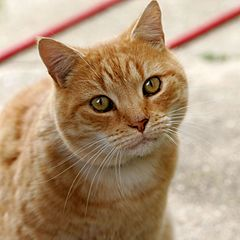
#> input picture Python Course /opencv/Cat03.jpg, 240 x 240 px
$ python teshomology.py
#> lines starting #> are read from the running program, lines starting #| are printed output that depends on the picture; after the words box and inside, x2 and y2 are one past the last pixel; in counts of white or black regions, pixels touching at a corner belong together
import cv2
import numpy as np

# อ่านภาพ
image = cv2.imread('Cat03.jpg')
#> image is the input picture: shape (240, 240, 3); mean B, G, R 120.7, 148.8, 175.8

# แปลงภาพเป็น grayscale
gray_image = cv2.cvtColor(image, cv2.COLOR_BGR2GRAY)
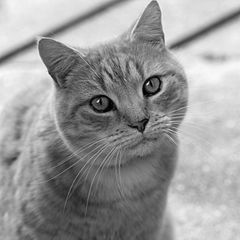
#> gray_image: shape (240, 240); min 1, max 251, mean 153.7

# กำหนดค่า threshold เพื่อแปลงเป็นภาพ binary
# ในที่นี้ใช้ค่า 127 เป็น threshold และ 255 เป็นค่าสูงสุด
ret, binary_image = cv2.threshold(gray_image, 127, 255, cv2.THRESH_BINARY)
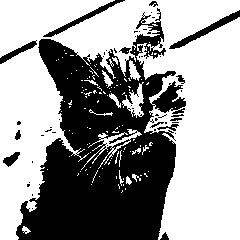
#> binary_image: shape (240, 240); 60.5% white; 51 black regions (37 under 20 px), largest, box (x1, y1, x2, y2) and area: (16, 8, 186, 240) 21078, (169, 10, 240, 49) 470, (43, 0, 125, 37) 386

# สร้าง kernel สำหรับการดำเนินการ morphological
kernel = cv2.getStructuringElement(cv2.MORPH_RECT, (5, 5))

# การใช้งาน dilation บนภาพ binary
dilated_image = cv2.dilate(binary_image, kernel, iterations=1)
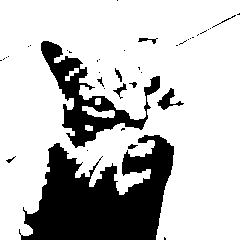
#> dilated_image: shape (240, 240); 76% white; 40 black regions (29 under 20 px), largest, box (x1, y1, x2, y2) and area: (19, 135, 174, 240) 9867, (41, 41, 160, 148) 3409, (157, 88, 184, 110) 210

# การใช้งาน erosion บนภาพ binary
eroded_image = cv2.erode(binary_image, kernel, iterations=1)
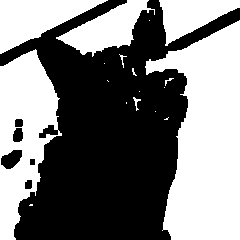
#> eroded_image: shape (240, 240); 48.3% white; 18 white regions (10 under 20 px), largest, box (x1, y1, x2, y2) and area: (145, 20, 240, 240) 13398, (0, 49, 62, 240) 6783, (0, 0, 108, 54) 2984

# การใช้งาน opening (erosion ตามด้วย dilation) บนภาพ binary
opened_image = cv2.morphologyEx(binary_image, cv2.MORPH_OPEN, kernel)
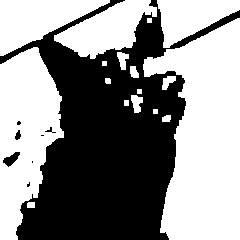
#> opened_image: shape (240, 240); 55.2% white; 8 black regions (4 under 20 px), largest, box (x1, y1, x2, y2) and area: (0, 0, 240, 240) 25578, (3, 152, 20, 167) 128, (15, 130, 21, 140) 39, (45, 127, 56, 133) 22

# การใช้งาน closing (dilation ตามด้วย erosion) บนภาพ binary
closed_image = cv2.morphologyEx(binary_image, cv2.MORPH_CLOSE, kernel)
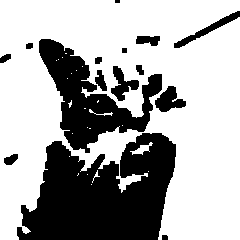
#> closed_image: shape (240, 240); 66.8% white; 15 black regions (1 under 20 px), largest, box (x1, y1, x2, y2) and area: (17, 133, 176, 240) 11682, (39, 39, 162, 153) 5356, (155, 86, 186, 112) 458

# แสดงภาพ
cv2.imshow('Original', image)
cv2.imshow('Binary', binary_image)
cv2.imshow('Dilated', dilated_image)
cv2.imshow('Eroded', eroded_image)
cv2.imshow('Opened', opened_image)
cv2.imshow('Closed', closed_image)

cv2.waitKey(0)
cv2.destroyAllWindows()
